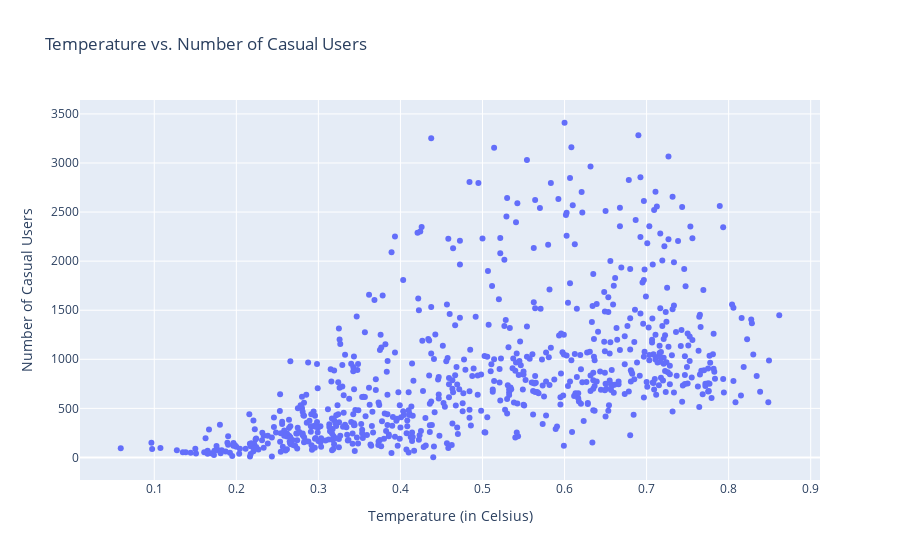

This figure's notebook cell:
### Markdown cell above
> Apa hubungan suhu (temp) dengan jumlah pengguna biasa (casual)?

### Code cell
# Create a scatter plot to analyze the relationship between temperature and casual users
fig = px.scatter(df_day, x="temp", y="casual", title="Temperature vs. Number of Casual Users")
fig.update_xaxes(title="Temperature (in Celsius)")
fig.update_yaxes(title="Number of Casual Users")
fig.show()

### Figure 1 — Plotly figure (JSON) as saved in the notebook; plotly's stock layout.template omitted (floating-point values rounded to 4 significant figures; data arrays with more than 128 entries replaced by an {"elided": "..."} marker saying what was removed)
{"data": [{"hovertemplate": "temp=%{x}<br>casual=%{y}<extra></extra>", "legendgroup": "", "marker": {"color": "#636efa", "symbol": "circle"}, "mode": "markers", "name": "", "orientation": "v", "showlegend": false, "type": "scatter", "x": {"elided": "731 float values"}, "xaxis": "x", "y": {"elided": "731 int values"}, "yaxis": "y"}], "layout": {"legend": {"tracegroupgap": 0}, "title": {"text": "Temperature vs. Number of Casual Users"}, "xaxis": {"anchor": "y", "domain": [0, 1], "title": {"text": "Temperature (in Celsius)"}}, "yaxis": {"anchor": "x", "domain": [0, 1], "title": {"text": "Number of Casual Users"}}}}
